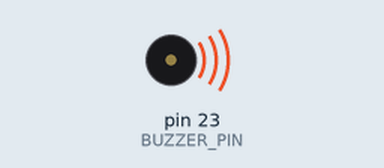
Recording of a sketch running on a simulated Arduino Mega 2560, built with avr-gcc and run on an emulated ATmega2560. Shown: buzzer (waves = sounding, pin HIGH).

Above: at 0.2 s.
Timing chart, 0 to 3.5 s (numbered marks = the images above):
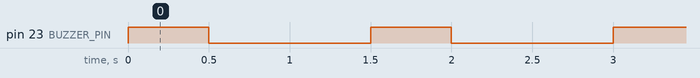

Measured:
- by itself, pin 23 (BUZZER_PIN): alternates HIGH for 0.50 s and LOW for 1.0 s

The sketch:

solution.ino
```cpp
/*
 * VERTEX IoT Workshop
 * Practical 02: Buzzer Control
 * Reference Solution
 */

const int BUZZER_PIN = 23;

void setup() {
  // Configure the GPIO pin to control the buzzer.
  pinMode(BUZZER_PIN, OUTPUT);
}

void loop() {
  // Activate the buzzer.
  digitalWrite(BUZZER_PIN, HIGH);

  // Keep it active for half a second.
  delay(500);

  // Deactivate the buzzer.
  digitalWrite(BUZZER_PIN, LOW);

  // Wait one second before repeating.
  delay(1000);
}
```
